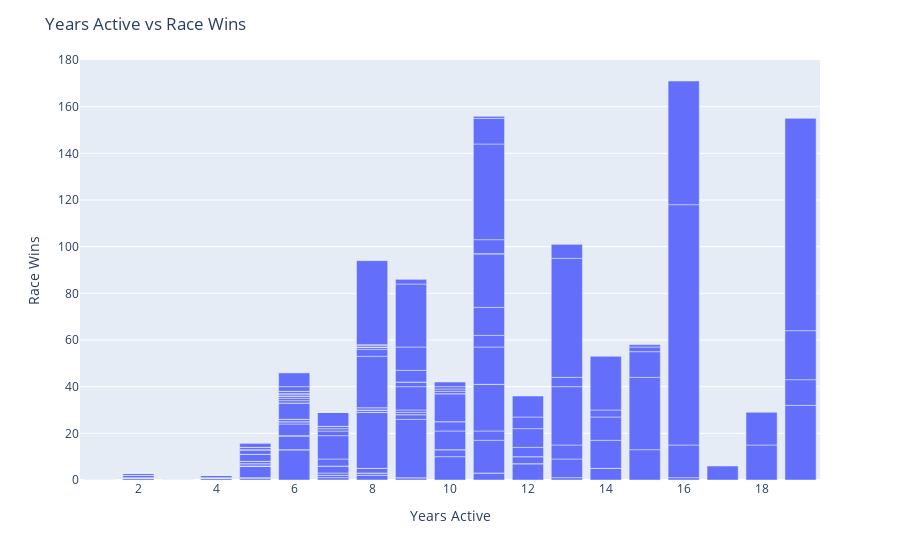

Here is the notebook cell this chart was saved with:
### Markdown cell above
What is the correlation between the number of seasons a driver participates in and their number of race wins?

### Code cell
fig = px.bar(df, x='Years_Active', y='Race_Wins')
fig.update_layout(
    title='Years Active vs Race Wins',
    xaxis_title='Years Active',
    yaxis_title='Race Wins'
)
fig.show()

### Figure 1 — Plotly figure (JSON) as saved in the notebook; plotly's stock layout.template omitted (floating-point values rounded to 4 significant figures; data arrays with more than 128 entries replaced by an {"elided": "..."} marker saying what was removed)
{"data": [{"alignmentgroup": "True", "hovertemplate": "Years_Active=%{x}<br>Race_Wins=%{y}<extra></extra>", "legendgroup": "", "marker": {"color": "#636efa", "pattern": {"shape": ""}}, "name": "", "offsetgroup": "", "orientation": "v", "showlegend": false, "textposition": "auto", "type": "bar", "x": {"elided": "868 int values"}, "xaxis": "x", "y": {"elided": "868 int values"}, "yaxis": "y"}], "layout": {"barmode": "relative", "legend": {"tracegroupgap": 0}, "margin": {"t": 60}, "title": {"text": "Years Active vs Race Wins"}, "xaxis": {"anchor": "y", "domain": [0, 1], "title": {"text": "Years Active"}}, "yaxis": {"anchor": "x", "domain": [0, 1], "title": {"text": "Race Wins"}}}}
